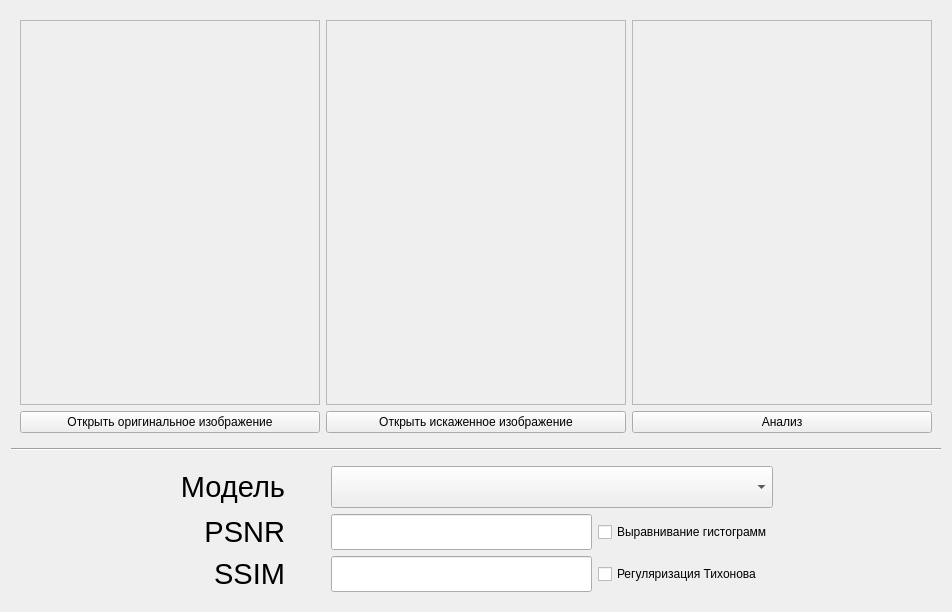
<?xml version="1.0" encoding="UTF-8"?>
<ui version="4.0">
 <class>Dialog</class>
 <widget class="QDialog" name="Dialog">
  <property name="geometry">
   <rect>
    <x>0</x>
    <y>0</y>
    <width>952</width>
    <height>612</height>
   </rect>
  </property>
  <property name="windowTitle">
   <string>Dialog</string>
  </property>
  <layout class="QVBoxLayout" name="verticalLayout" stretch="3,0,1">
   <item>
    <widget class="QWidget" name="imagesWidget" native="true">
     <layout class="QHBoxLayout" name="horizontalLayout">
      <property name="sizeConstraint">
       <enum>QLayout::SizeConstraint::SetMinimumSize</enum>
      </property>
      <item>
       <layout class="QVBoxLayout" name="originalLayout">
        <item>
         <widget class="QLabel" name="originalLabel">
          <property name="sizePolicy">
           <sizepolicy hsizetype="Ignored" vsizetype="Ignored">
            <horstretch>0</horstretch>
            <verstretch>0</verstretch>
           </sizepolicy>
          </property>
          <property name="frameShape">
           <enum>QFrame::Shape::StyledPanel</enum>
          </property>
          <property name="frameShadow">
           <enum>QFrame::Shadow::Sunken</enum>
          </property>
          <property name="text">
           <string/>
          </property>
          <property name="scaledContents">
           <bool>false</bool>
          </property>
          <property name="alignment">
           <set>Qt::AlignmentFlag::AlignCenter</set>
          </property>
         </widget>
        </item>
        <item>
         <widget class="QPushButton" name="originalButton">
          <property name="focusPolicy">
           <enum>Qt::FocusPolicy::NoFocus</enum>
          </property>
          <property name="text">
           <string>Открыть оригинальное изображение</string>
          </property>
         </widget>
        </item>
       </layout>
      </item>
      <item>
       <layout class="QVBoxLayout" name="blurredLayout">
        <item>
         <widget class="QLabel" name="blurredLabel">
          <property name="sizePolicy">
           <sizepolicy hsizetype="Ignored" vsizetype="Ignored">
            <horstretch>0</horstretch>
            <verstretch>0</verstretch>
           </sizepolicy>
          </property>
          <property name="frameShape">
           <enum>QFrame::Shape::StyledPanel</enum>
          </property>
          <property name="frameShadow">
           <enum>QFrame::Shadow::Sunken</enum>
          </property>
          <property name="midLineWidth">
           <number>0</number>
          </property>
          <property name="text">
           <string/>
          </property>
          <property name="alignment">
           <set>Qt::AlignmentFlag::AlignCenter</set>
          </property>
         </widget>
        </item>
        <item>
         <widget class="QPushButton" name="blurredButton">
          <property name="focusPolicy">
           <enum>Qt::FocusPolicy::NoFocus</enum>
          </property>
          <property name="text">
           <string>Открыть искаженное изображение</string>
          </property>
          <property name="autoDefault">
           <bool>true</bool>
          </property>
          <property name="default">
           <bool>false</bool>
          </property>
          <property name="flat">
           <bool>false</bool>
          </property>
         </widget>
        </item>
       </layout>
      </item>
      <item>
       <layout class="QVBoxLayout" name="analyzeLayout">
        <item>
         <widget class="QLabel" name="analyseLabel">
          <property name="sizePolicy">
           <sizepolicy hsizetype="Ignored" vsizetype="Ignored">
            <horstretch>0</horstretch>
            <verstretch>0</verstretch>
           </sizepolicy>
          </property>
          <property name="frameShape">
           <enum>QFrame::Shape::StyledPanel</enum>
          </property>
          <property name="frameShadow">
           <enum>QFrame::Shadow::Sunken</enum>
          </property>
          <property name="text">
           <string/>
          </property>
          <property name="alignment">
           <set>Qt::AlignmentFlag::AlignCenter</set>
          </property>
         </widget>
        </item>
        <item>
         <widget class="QPushButton" name="analyseButton">
          <property name="focusPolicy">
           <enum>Qt::FocusPolicy::NoFocus</enum>
          </property>
          <property name="text">
           <string>Анализ</string>
          </property>
         </widget>
        </item>
       </layout>
      </item>
     </layout>
    </widget>
   </item>
   <item>
    <widget class="Line" name="line">
     <property name="orientation">
      <enum>Qt::Orientation::Horizontal</enum>
     </property>
    </widget>
   </item>
   <item>
    <widget class="QWidget" name="widget" native="true">
     <layout class="QGridLayout" name="gridLayout">
      <item row="1" column="0">
       <spacer name="horizontalSpacer">
        <property name="orientation">
         <enum>Qt::Orientation::Horizontal</enum>
        </property>
        <property name="sizeHint" stdset="0">
         <size>
          <width>40</width>
          <height>20</height>
         </size>
        </property>
       </spacer>
      </item>
      <item row="0" column="1">
       <widget class="QLabel" name="label">
        <property name="font">
         <font>
          <pointsize>22</pointsize>
         </font>
        </property>
        <property name="layoutDirection">
         <enum>Qt::LayoutDirection::LeftToRight</enum>
        </property>
        <property name="text">
         <string>Модель</string>
        </property>
        <property name="alignment">
         <set>Qt::AlignmentFlag::AlignRight|Qt::AlignmentFlag::AlignTrailing|Qt::AlignmentFlag::AlignVCenter</set>
        </property>
       </widget>
      </item>
      <item row="1" column="5">
       <spacer name="horizontalSpacer_3">
        <property name="orientation">
         <enum>Qt::Orientation::Horizontal</enum>
        </property>
        <property name="sizeHint" stdset="0">
         <size>
          <width>40</width>
          <height>20</height>
         </size>
        </property>
       </spacer>
      </item>
      <item row="1" column="3">
       <widget class="QLineEdit" name="psnrLineEdit">
        <property name="sizePolicy">
         <sizepolicy hsizetype="Preferred" vsizetype="Fixed">
          <horstretch>0</horstretch>
          <verstretch>0</verstretch>
         </sizepolicy>
        </property>
        <property name="minimumSize">
         <size>
          <width>0</width>
          <height>28</height>
         </size>
        </property>
        <property name="font">
         <font>
          <pointsize>22</pointsize>
         </font>
        </property>
        <property name="focusPolicy">
         <enum>Qt::FocusPolicy::NoFocus</enum>
        </property>
        <property name="readOnly">
         <bool>true</bool>
        </property>
       </widget>
      </item>
      <item row="0" column="3" colspan="2">
       <widget class="QComboBox" name="comboBox">
        <property name="sizePolicy">
         <sizepolicy hsizetype="MinimumExpanding" vsizetype="Fixed">
          <horstretch>0</horstretch>
          <verstretch>0</verstretch>
         </sizepolicy>
        </property>
        <property name="font">
         <font>
          <pointsize>22</pointsize>
         </font>
        </property>
       </widget>
      </item>
      <item row="2" column="3">
       <widget class="QLineEdit" name="ssimLineEdit">
        <property name="sizePolicy">
         <sizepolicy hsizetype="Preferred" vsizetype="Fixed">
          <horstretch>0</horstretch>
          <verstretch>0</verstretch>
         </sizepolicy>
        </property>
        <property name="minimumSize">
         <size>
          <width>0</width>
          <height>28</height>
         </size>
        </property>
        <property name="font">
         <font>
          <pointsize>22</pointsize>
         </font>
        </property>
        <property name="focusPolicy">
         <enum>Qt::FocusPolicy::NoFocus</enum>
        </property>
        <property name="readOnly">
         <bool>true</bool>
        </property>
       </widget>
      </item>
      <item row="1" column="1">
       <widget class="QLabel" name="psnrLabel">
        <property name="font">
         <font>
          <pointsize>22</pointsize>
         </font>
        </property>
        <property name="layoutDirection">
         <enum>Qt::LayoutDirection::LeftToRight</enum>
        </property>
        <property name="text">
         <string>PSNR</string>
        </property>
        <property name="alignment">
         <set>Qt::AlignmentFlag::AlignRight|Qt::AlignmentFlag::AlignTrailing|Qt::AlignmentFlag::AlignVCenter</set>
        </property>
       </widget>
      </item>
      <item row="1" column="2">
       <spacer name="horizontalSpacer_2">
        <property name="orientation">
         <enum>Qt::Orientation::Horizontal</enum>
        </property>
        <property name="sizeType">
         <enum>QSizePolicy::Policy::Minimum</enum>
        </property>
        <property name="sizeHint" stdset="0">
         <size>
          <width>40</width>
          <height>20</height>
         </size>
        </property>
       </spacer>
      </item>
      <item row="2" column="1">
       <widget class="QLabel" name="ssimLabel">
        <property name="font">
         <font>
          <pointsize>22</pointsize>
         </font>
        </property>
        <property name="layoutDirection">
         <enum>Qt::LayoutDirection::LeftToRight</enum>
        </property>
        <property name="text">
         <string>SSIM</string>
        </property>
        <property name="alignment">
         <set>Qt::AlignmentFlag::AlignRight|Qt::AlignmentFlag::AlignTrailing|Qt::AlignmentFlag::AlignVCenter</set>
        </property>
       </widget>
      </item>
      <item row="1" column="4">
       <widget class="QCheckBox" name="match_hists_checkbox">
        <property name="text">
         <string>Выравнивание гистограмм</string>
        </property>
       </widget>
      </item>
      <item row="2" column="4">
       <widget class="QCheckBox" name="deconv_checkbox">
        <property name="text">
         <string>Регуляризация Тихонова</string>
        </property>
       </widget>
      </item>
     </layout>
    </widget>
   </item>
  </layout>
 </widget>
 <resources/>
 <connections/>
</ui>
